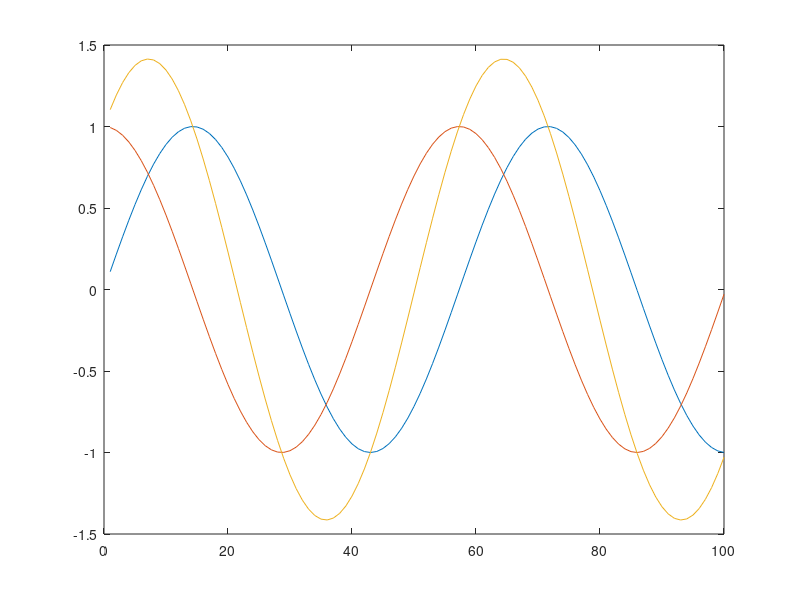

MATLAB code for this plot:
clc;
clear all;
close all;

t = 1:100

y1 = sind(2*pi*t)

y2 = cosd(2*pi*t)

y3 = y1 + y2

plot (t, y1)

hold 

plot (t, y2)

plot (t, y3)

hold

 